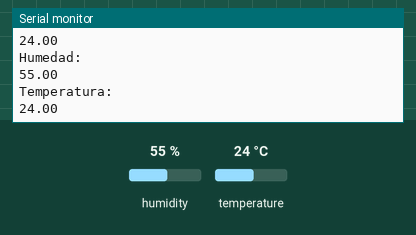
The sketch below on a simulated Arduino Uno, built with avr-gcc and run on an emulated ATmega328P. Shown: the last lines printed to the serial monitor. The inputs (shaded band) are chosen by the test bench; at power-on: humidity 55 %, temperature 24 °C.

Above: at 2.8 s.
2.9 s: humidity set to 22 %
At 5.3 s:
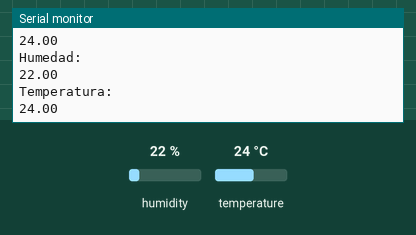
5.6 s: temperature set to 12 °C
At 7.1 s:
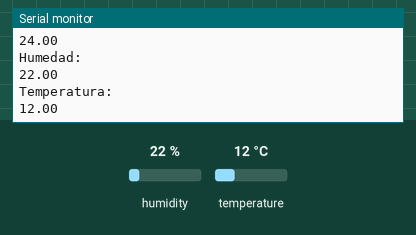
8.3 s: humidity set to 40 %
At 10.6 s:
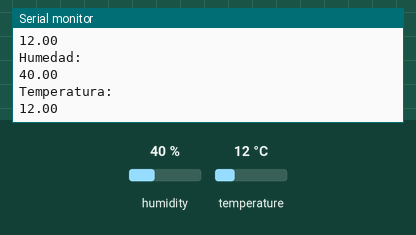
Timing chart, 0 to 12.1 s (numbered marks = the images above; inputs shaded):
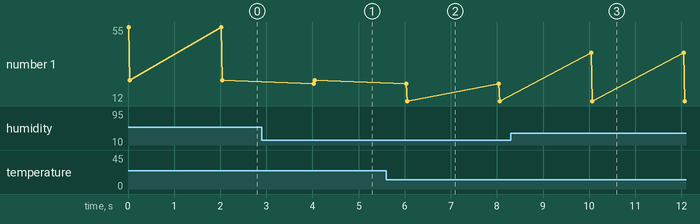

Measured:
- after the input at 2.9 s, the serial monitor: prints a new line after 1.1 s (image 1)
- after the input at 5.6 s, the serial monitor: prints a new line after 0.46 s (image 2)
- after the input at 8.3 s, the serial monitor: prints a new line after 1.7 s (image 3)
- plotted number 1: 24 → 12 after the input at 5.6 s

The sketch:

TecnoHouse.ino
```cpp
#include "DHT.h" //agregamos la libreria DHT del sensor de humedad y temperatura
#define DHTPIN 2 //definimos el pin de conexion del sensor DHT
#define DHTTYPE DHT22 //definimos el modelo del sensor
DHT dht (DHTPIN,DHTTYPE); //creamos una variable dht para el sensor de humedad y temperatura

void setup() {
  Serial.begin(9600); //inicializamos el monitor serial
  dht.begin(); //iniciamos el sensor
}

void loop(){
  float h = dht.readHumidity(); //leemos la humedad
  float t = dht.readTemperature(); //leemos de temperatura
  Serial.println ("Humedad: ");
  Serial.println (h);
  Serial.println ("Temperatura: ");
  Serial.println (t);
  delay(2000);
}
```
